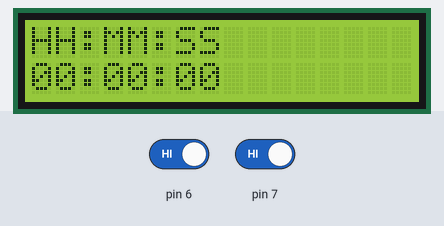
Simulated run of this sketch. Board: Arduino Uno, built with avr-gcc and run on an emulated ATmega328P. Shown: 16×2 character LCD. Inputs (shaded band) come from the test bench; at power-on: pin 7 HIGH, pin 6 HIGH.

Above: at 1.2 s.
1.3 s: pin 7 driven LOW
At 4.4 s:
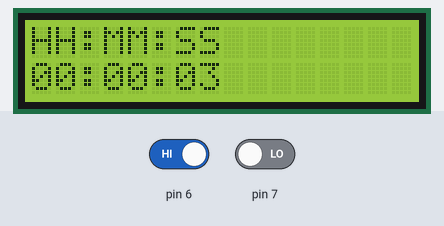
4.5 s: pin 6 driven LOW
6.0 s: pin 6 driven HIGH
At 7.8 s:
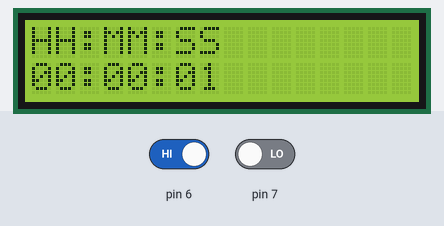
Timing chart, 0 to 9.3 s (numbered marks = the images above; inputs shaded):
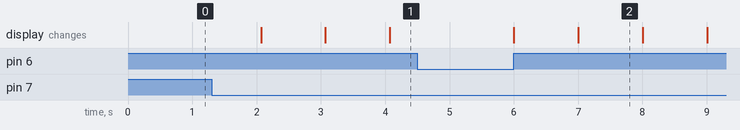

The sketch:

_5_LCD16x2_BUTTON_stopwatch.ino
```cpp
#include<LiquidCrystal.h>
LiquidCrystal lcd(12,11,5,4,3,2);
int h=0,m=0,s=0;
void setup() {
  // put your setup code here, to run once:
pinMode(7,INPUT);
pinMode(6,INPUT);
lcd.begin(16,2);
lcd.setCursor(0,0);
lcd.print("HH:MM:SS");
}

void loop() {
  // put your main code here, to run repeatedly:
if(digitalRead(7)==0)
{
  s++;
}
if(digitalRead(6)==0)
{
  while(digitalRead(6)==0);
  {
    h=0;
    m=0;
    s=0;
  }
}
if(s==60)
{
  s=0;
  m++;
}
if(m==60)
{
  m=0;
  h++;
}
if(h==24)
{
  h=0;
  m=0;
  s=0;
}
lcd.setCursor(0,1);
lcd.print(h/10);
lcd.print(h%10);
lcd.print(":");
lcd.print(m/10);
lcd.print(m%10);
lcd.print(":");
lcd.print(s/10);
lcd.print(s%10);
delay(1000);
}
```

Measured:
- after the input at 1.3 s, the display: first changes after 0.77 s (image 1 shows a later state)
- after the input at 4.5 s, every drawn part: stays the same
- after the input at 6.0 s, the display: first changes at once (image 2 shows a later state)
- what the display in image 2 shows lasts 1.0 s, from 7.0 s to 8.0 s
